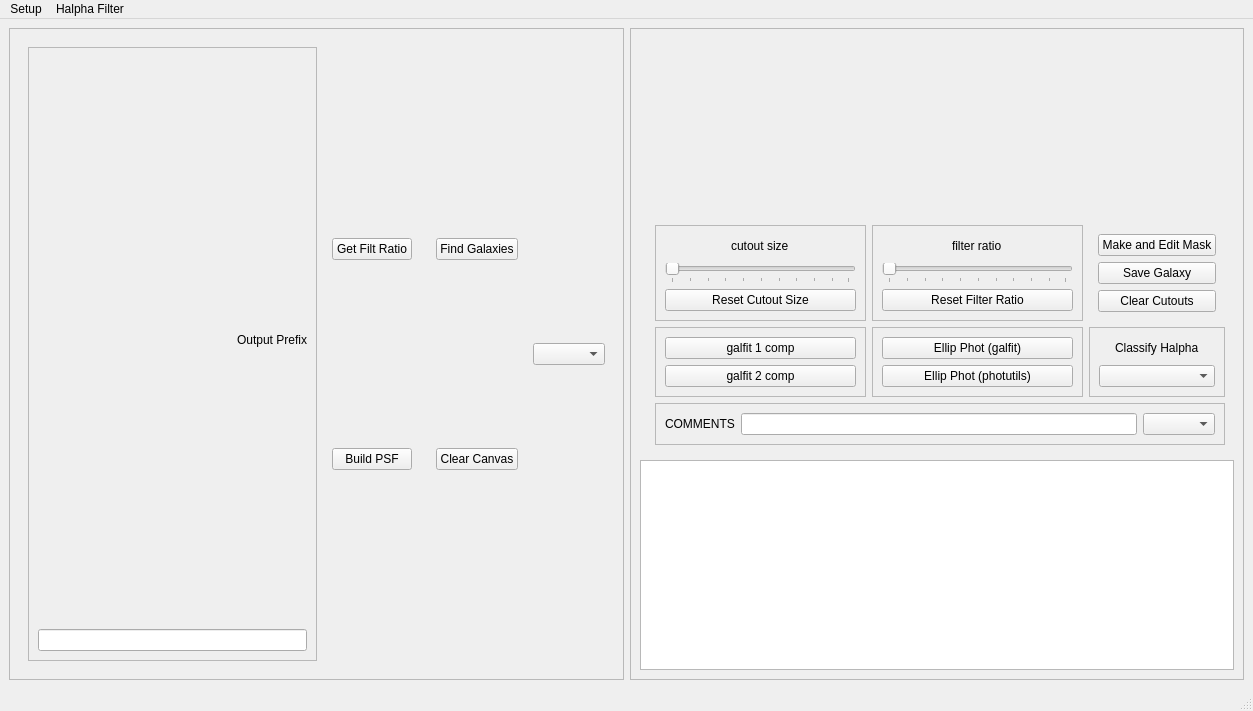
<?xml version="1.0" encoding="UTF-8"?>
<ui version="4.0">
 <class>MainWindow</class>
 <widget class="QMainWindow" name="MainWindow">
  <property name="geometry">
   <rect>
    <x>0</x>
    <y>0</y>
    <width>1253</width>
    <height>711</height>
   </rect>
  </property>
  <property name="windowTitle">
   <string>Halpha Console</string>
  </property>
  <widget class="QWidget" name="centralwidget">
   <layout class="QHBoxLayout" name="horizontalLayout">
    <item>
     <widget class="QFrame" name="mainframe">
      <property name="minimumSize">
       <size>
        <width>503</width>
        <height>0</height>
       </size>
      </property>
      <property name="frameShape">
       <enum>QFrame::StyledPanel</enum>
      </property>
      <property name="frameShadow">
       <enum>QFrame::Raised</enum>
      </property>
      <layout class="QGridLayout" name="leftLayout">
       <item row="0" column="0">
        <widget class="QWidget" name="button_bar" native="true">
         <layout class="QHBoxLayout" name="horizontalLayout_2">
          <item>
           <widget class="QFrame" name="frame_7">
            <property name="frameShape">
             <enum>QFrame::StyledPanel</enum>
            </property>
            <property name="frameShadow">
             <enum>QFrame::Raised</enum>
            </property>
            <layout class="QVBoxLayout" name="verticalLayout_9">
             <item>
              <widget class="QLabel" name="label">
               <property name="layoutDirection">
                <enum>Qt::LeftToRight</enum>
               </property>
               <property name="text">
                <string>Output Prefix</string>
               </property>
               <property name="alignment">
                <set>Qt::AlignRight|Qt::AlignTrailing|Qt::AlignVCenter</set>
               </property>
              </widget>
             </item>
             <item>
              <widget class="QLineEdit" name="prefixLineEdit"/>
             </item>
            </layout>
           </widget>
          </item>
          <item>
           <widget class="QWidget" name="widget_3" native="true">
            <layout class="QVBoxLayout" name="leftButtonLayout">
             <item>
              <widget class="QPushButton" name="wfratio">
               <property name="text">
                <string>Get Filt Ratio</string>
               </property>
              </widget>
             </item>
             <item>
              <widget class="QPushButton" name="psfButton">
               <property name="text">
                <string>Build PSF</string>
               </property>
              </widget>
             </item>
            </layout>
           </widget>
          </item>
          <item>
           <widget class="QWidget" name="widget_4" native="true">
            <layout class="QVBoxLayout" name="verticalLayout_7">
             <item>
              <widget class="QPushButton" name="wmark">
               <property name="text">
                <string>Find Galaxies</string>
               </property>
              </widget>
             </item>
             <item>
              <widget class="QPushButton" name="wclear">
               <property name="text">
                <string>Clear Canvas</string>
               </property>
              </widget>
             </item>
            </layout>
           </widget>
          </item>
          <item>
           <widget class="QComboBox" name="wgalid"/>
          </item>
         </layout>
        </widget>
       </item>
      </layout>
     </widget>
    </item>
    <item>
     <widget class="QFrame" name="rightFrame">
      <property name="frameShape">
       <enum>QFrame::StyledPanel</enum>
      </property>
      <property name="frameShadow">
       <enum>QFrame::Raised</enum>
      </property>
      <layout class="QGridLayout" name="gridLayout">
       <item row="3" column="1">
        <widget class="QWidget" name="rightButtons" native="true">
         <layout class="QGridLayout" name="gridLayout_4">
          <item row="1" column="1">
           <widget class="QFrame" name="frame_3">
            <property name="frameShape">
             <enum>QFrame::StyledPanel</enum>
            </property>
            <property name="frameShadow">
             <enum>QFrame::Raised</enum>
            </property>
            <layout class="QVBoxLayout" name="verticalLayout_4">
             <item>
              <widget class="QPushButton" name="fitEllipseGalfitButton">
               <property name="text">
                <string>Ellip Phot (galfit)</string>
               </property>
              </widget>
             </item>
             <item>
              <widget class="QPushButton" name="fitEllipsePhotutilsButton">
               <property name="text">
                <string>Ellip Phot (photutils)</string>
               </property>
              </widget>
             </item>
            </layout>
           </widget>
          </item>
          <item row="1" column="0">
           <widget class="QFrame" name="frame_4">
            <property name="frameShape">
             <enum>QFrame::StyledPanel</enum>
            </property>
            <property name="frameShadow">
             <enum>QFrame::Raised</enum>
            </property>
            <layout class="QVBoxLayout" name="verticalLayout_5">
             <item>
              <widget class="QPushButton" name="galfitButton">
               <property name="text">
                <string>galfit 1 comp</string>
               </property>
              </widget>
             </item>
             <item>
              <widget class="QPushButton" name="galfit2Button">
               <property name="text">
                <string>galfit 2 comp</string>
               </property>
              </widget>
             </item>
            </layout>
           </widget>
          </item>
          <item row="1" column="2">
           <widget class="QFrame" name="frame_5">
            <property name="frameShape">
             <enum>QFrame::StyledPanel</enum>
            </property>
            <property name="frameShadow">
             <enum>QFrame::Raised</enum>
            </property>
            <layout class="QVBoxLayout" name="verticalLayout_6">
             <item alignment="Qt::AlignHCenter">
              <widget class="QLabel" name="label_2">
               <property name="text">
                <string>Classify Halpha</string>
               </property>
              </widget>
             </item>
             <item>
              <widget class="QComboBox" name="haTypeComboBox">
               <property name="toolTip">
                <string>HalphaType</string>
               </property>
               <property name="autoFillBackground">
                <bool>false</bool>
               </property>
               <property name="currentText">
                <string extracomment="Halpha Type"/>
               </property>
              </widget>
             </item>
            </layout>
           </widget>
          </item>
          <item row="0" column="2">
           <widget class="QWidget" name="widget_2" native="true">
            <layout class="QVBoxLayout" name="verticalLayout_3">
             <item>
              <widget class="QPushButton" name="makeMaskButton">
               <property name="text">
                <string>Make and Edit Mask</string>
               </property>
              </widget>
             </item>
             <item>
              <widget class="QPushButton" name="saveButton">
               <property name="text">
                <string>Save Galaxy</string>
               </property>
              </widget>
             </item>
             <item>
              <widget class="QPushButton" name="clearCutoutsButton">
               <property name="text">
                <string>Clear Cutouts</string>
               </property>
              </widget>
             </item>
            </layout>
           </widget>
          </item>
          <item row="0" column="1">
           <widget class="QFrame" name="frame">
            <property name="frameShape">
             <enum>QFrame::StyledPanel</enum>
            </property>
            <property name="frameShadow">
             <enum>QFrame::Raised</enum>
            </property>
            <layout class="QVBoxLayout" name="verticalLayout_2">
             <item alignment="Qt::AlignHCenter">
              <widget class="QLabel" name="ratioSliderLabel">
               <property name="text">
                <string>filter ratio</string>
               </property>
              </widget>
             </item>
             <item>
              <widget class="QSlider" name="ratioSlider">
               <property name="mouseTracking">
                <bool>true</bool>
               </property>
               <property name="focusPolicy">
                <enum>Qt::NoFocus</enum>
               </property>
               <property name="orientation">
                <enum>Qt::Horizontal</enum>
               </property>
               <property name="tickPosition">
                <enum>QSlider::TicksBelow</enum>
               </property>
              </widget>
             </item>
             <item>
              <widget class="QPushButton" name="resetRatioButton">
               <property name="text">
                <string>Reset Filter Ratio</string>
               </property>
              </widget>
             </item>
            </layout>
           </widget>
          </item>
          <item row="0" column="0">
           <widget class="QFrame" name="frame_2">
            <property name="frameShape">
             <enum>QFrame::StyledPanel</enum>
            </property>
            <property name="frameShadow">
             <enum>QFrame::Raised</enum>
            </property>
            <layout class="QVBoxLayout" name="verticalLayout">
             <item alignment="Qt::AlignHCenter">
              <widget class="QLabel" name="cutoutSliderLabel">
               <property name="text">
                <string>cutout size</string>
               </property>
              </widget>
             </item>
             <item>
              <widget class="QSlider" name="cutoutSlider">
               <property name="orientation">
                <enum>Qt::Horizontal</enum>
               </property>
               <property name="tickPosition">
                <enum>QSlider::TicksBelow</enum>
               </property>
              </widget>
             </item>
             <item>
              <widget class="QPushButton" name="resetSizeButton">
               <property name="text">
                <string>Reset Cutout Size</string>
               </property>
              </widget>
             </item>
            </layout>
           </widget>
          </item>
          <item row="5" column="0" colspan="3">
           <widget class="QFrame" name="frame_6">
            <property name="frameShape">
             <enum>QFrame::StyledPanel</enum>
            </property>
            <property name="frameShadow">
             <enum>QFrame::Raised</enum>
            </property>
            <layout class="QHBoxLayout" name="horizontalLayout_3">
             <item>
              <widget class="QLabel" name="label_3">
               <property name="text">
                <string>COMMENTS</string>
               </property>
              </widget>
             </item>
             <item>
              <widget class="QLineEdit" name="commentLineEdit"/>
             </item>
             <item>
              <widget class="QComboBox" name="commentComboBox"/>
             </item>
            </layout>
           </widget>
          </item>
         </layout>
        </widget>
       </item>
       <item row="0" column="1" rowspan="3">
        <widget class="QWidget" name="cutouts" native="true">
         <property name="minimumSize">
          <size>
           <width>0</width>
           <height>172</height>
          </size>
         </property>
         <layout class="QGridLayout" name="cutoutsLayout">
          <item row="0" column="0">
           <widget class="QWidget" name="tempWidget" native="true"/>
          </item>
         </layout>
        </widget>
       </item>
       <item row="1" column="0">
        <widget class="QWidget" name="widget_7" native="true"/>
       </item>
       <item row="0" column="0">
        <widget class="QWidget" name="widget_6" native="true"/>
       </item>
       <item row="2" column="0">
        <widget class="QWidget" name="widget" native="true"/>
       </item>
       <item row="4" column="0" colspan="2">
        <widget class="QTableWidget" name="tableWidget"/>
       </item>
      </layout>
     </widget>
    </item>
   </layout>
  </widget>
  <widget class="QStatusBar" name="statusbar"/>
  <widget class="QMenuBar" name="menubar">
   <property name="geometry">
    <rect>
     <x>0</x>
     <y>0</y>
     <width>1253</width>
     <height>22</height>
    </rect>
   </property>
   <widget class="QMenu" name="menuSetup">
    <property name="title">
     <string>Setup</string>
    </property>
    <addaction name="actionR_coadd"/>
    <addaction name="actionHa_coadd_2"/>
    <addaction name="actionNSA_catalog_path"/>
    <addaction name="actionAGC_catalog_path"/>
    <addaction name="separator"/>
    <addaction name="actionQuit_2"/>
   </widget>
   <widget class="QMenu" name="menuHalpha_Filter">
    <property name="title">
     <string>Halpha Filter</string>
    </property>
    <addaction name="actionhalpha4"/>
    <addaction name="actionhalpha8"/>
    <addaction name="actionhalpha12"/>
    <addaction name="actionhalpha16"/>
   </widget>
   <addaction name="menuSetup"/>
   <addaction name="menuHalpha_Filter"/>
  </widget>
  <action name="action_rcoadd">
   <property name="text">
    <string>R-band coadd</string>
   </property>
  </action>
  <action name="action_hacoadd">
   <property name="text">
    <string>Halpha coadd</string>
   </property>
  </action>
  <action name="actionQuit">
   <property name="text">
    <string>Quit</string>
   </property>
  </action>
  <action name="actionsave">
   <property name="text">
    <string>save</string>
   </property>
  </action>
  <action name="action_nsapath">
   <property name="text">
    <string>set_path</string>
   </property>
  </action>
  <action name="actionha4">
   <property name="text">
    <string>ha4</string>
   </property>
  </action>
  <action name="actionha8">
   <property name="text">
    <string>ha8</string>
   </property>
  </action>
  <action name="actionha12">
   <property name="text">
    <string>ha12</string>
   </property>
  </action>
  <action name="actionha16">
   <property name="text">
    <string>ha16</string>
   </property>
  </action>
  <action name="actionR_coadd">
   <property name="checkable">
    <bool>false</bool>
   </property>
   <property name="text">
    <string>R coadd path</string>
   </property>
   <property name="statusTip">
    <string>full path of R-band coadded image</string>
   </property>
  </action>
  <action name="actionHa_coadd">
   <property name="text">
    <string>Ha coadd path</string>
   </property>
   <property name="whatsThis">
    <string>full path to Halpha coadd image</string>
   </property>
  </action>
  <action name="actionHa_coadd_2">
   <property name="text">
    <string>Ha coadd path</string>
   </property>
   <property name="statusTip">
    <string>select Halpha coadded image</string>
   </property>
  </action>
  <action name="actionNSA_catalog_path">
   <property name="text">
    <string>NSA catalog path</string>
   </property>
  </action>
  <action name="actionQuit_2">
   <property name="text">
    <string>Quit</string>
   </property>
  </action>
  <action name="actionhalpha4">
   <property name="checkable">
    <bool>true</bool>
   </property>
   <property name="text">
    <string>halpha4</string>
   </property>
  </action>
  <action name="actionhalpha8">
   <property name="checkable">
    <bool>true</bool>
   </property>
   <property name="text">
    <string>halpha8</string>
   </property>
  </action>
  <action name="actionhalpha12">
   <property name="checkable">
    <bool>true</bool>
   </property>
   <property name="text">
    <string>halpha12</string>
   </property>
  </action>
  <action name="actionhalpha16">
   <property name="checkable">
    <bool>true</bool>
   </property>
   <property name="text">
    <string>halpha16</string>
   </property>
  </action>
  <action name="actionAGC_catalog_path">
   <property name="text">
    <string>AGC catalog path</string>
   </property>
  </action>
 </widget>
 <resources/>
 <connections/>
</ui>
